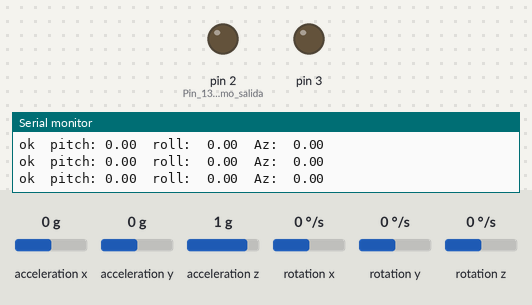
The sketch below on a simulated Arduino Uno, built with avr-gcc and run on an emulated ATmega328P. On the bench: output pins drawn as LEDs (lit = HIGH), the last lines printed to the serial monitor. The test bench sets the inputs (shaded band); at power-on: acceleration z 1 g, rotation x 0 °/s, acceleration x 0 g, acceleration y 0 g, rotation y 0 °/s, rotation z 0 °/s.

Above: at 6.4 s.
6.5 s: acceleration z set to 1.4 g
At 7.2 s:
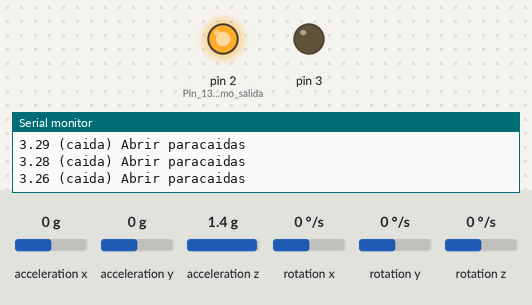
8.0 s: acceleration z set to 1.3 g
At 10.8 s:
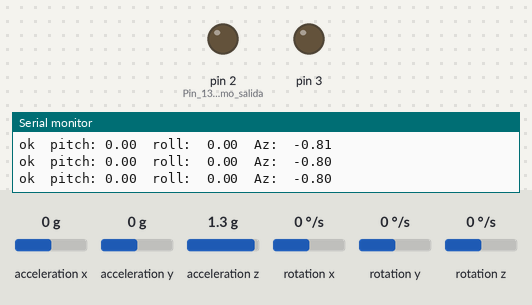
11.0 s: rotation x set to -5 °/s
14.0 s: rotation x set to -8 °/s
At 15.5 s:
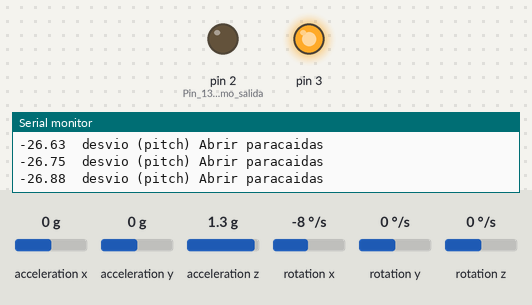
16.1 s: acceleration z set to 1.4 g
At 17.0 s:
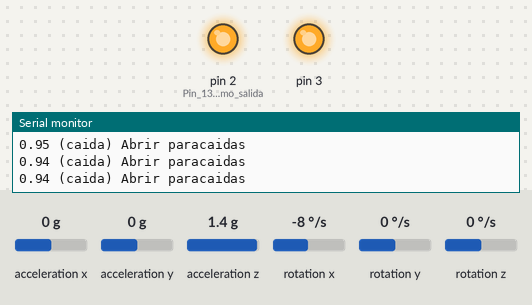
17.6 s: rotation x set to 6 °/s
20.6 s: rotation x set to 9 °/s
At 21.8 s:
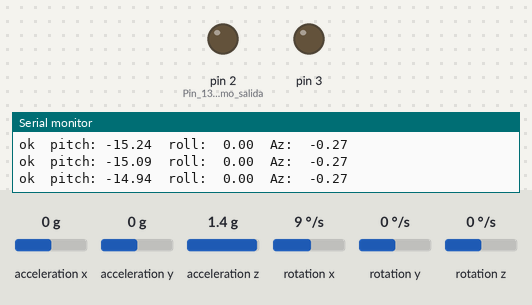
Timing chart, 0 to 27.1 s (numbered marks = the images above; inputs shaded):
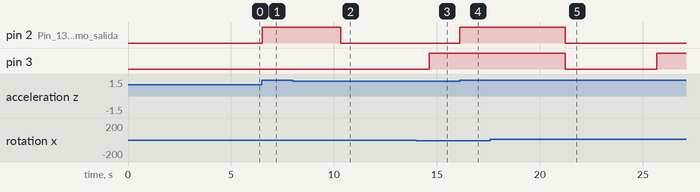

The sketch:

In_Flight_Controler.ino
```cpp
/*
Idea utilizar un sensor de presion para detectar la variación de la presion que
cuandos sea nativa se detecta la caida
*/

#include <Wire.h>
#include <MPU6050.h>

#define MPU6050_ADDR 0x68  // Dirección I2C del MPU6050
#define MAX_RETRIES 5       // Número máximo de intentos
MPU6050 mpu;


float gravityX = 0, gravityY = 0, gravityZ = 9.81; //
unsigned long previousTime = 0;
float azl, axl, ayl = 0;
float gyroXrate, angleX = 0;
float gyroYrate, angleY = 0;
float gyroXOffset = 0;
float gyroYOffset = 0;
float ax, ay, az = 0;
float alpha = 0.996; // Factor de suavizado
int cal;


void calibrateGyro() {
  int numReadings = 1000;
  long gyroXSum = 0;
  long gyroYSum = 0;

  Serial.println("Calibrando giroscopio...");

  for (int i = 0; i < numReadings; i++) {
    int16_t gyroXRaw, gyroYRaw, gyroZRaw;
    mpu.getRotation(&gyroXRaw, &gyroYRaw, &gyroZRaw);

    // Sumar lecturas del giroscopio en X
    gyroXSum += gyroXRaw;
    gyroYSum += gyroYRaw;

    delay(3);  // Pequeño retardo entre lecturas
  }

  // Calcular el promedio de las lecturas
  gyroXOffset = gyroXSum / numReadings;
  gyroYOffset = gyroYSum / numReadings;

  Serial.print("Offset del giroscopio en X: ");
  Serial.println(gyroXOffset);
}


void setup() {

  pinMode(2, OUTPUT);  // Pin 13 como salida
  pinMode(3, OUTPUT);
  Serial.begin(115200);
  Serial.println("Starting...");

  Wire.begin();
  bool connected = false;

    for (int i = 0; i < MAX_RETRIES; i++) {
        Wire.beginTransmission(MPU6050_ADDR);
        if (Wire.endTransmission() == 0) {
            connected = true;
            break; // Salir si está conectado
        }
        delay(100); // Espera un poco antes de reintentar
    }

    if (connected) {
        Serial.println("MPU6050 conectado correctamente");
    } else {
        Serial.println("No se pudo conectar al MPU6050");
        while(1);
    }

  mpu.initialize();

  Serial.println("Don t move calibration is on");
  calibrateGyro();
  cal = mpu.getAccelerationZ();
  Serial.println(cal);
  delay(300);

}

void loop() {

  unsigned long currentTime = millis();
  float deltaTime = (currentTime - previousTime) / 1000.0; // Tiempo entre lecturas en segundos

  int16_t gyroXRaw, gyroYRaw, gyroZRaw;
  int16_t axr, ayr, azr ;


  mpu.getRotation(&gyroXRaw, &gyroYRaw, &gyroZRaw);
  mpu.getAcceleration(&axr, &ayr, &azr);

  // Compensar el offset del giroscopio
  gyroXRaw -= gyroXOffset;
  gyroYRaw -= gyroYOffset;

  // Convertir la lectura cruda del giroscopio a grados/segundo
  gyroXrate = gyroXRaw / 131; // 131.0 para un rango de 250 grados/segundo (predeterminado)
  gyroYrate = gyroYRaw / 131;


  static float angleX = 0, angleY = 0, angleZ = 0;  // Acumulación de ángulos

  // Integrar los valores de giroscopio para obtener los ángulos
  angleX += gyroXrate * deltaTime;
  angleY += gyroYrate * deltaTime;

  // Leer aceleraciones y convertir a metros por segundo cuadrado


  float ax = axr* 9.81 / cal;
  float ay = ayr * 9.81 / cal;
  float az = azr * 9.81 / cal;

  gravityX = alpha * gravityX + (1 - alpha) * ax;
  gravityY = alpha * gravityY + (1 - alpha) * ay;
  gravityZ = alpha * gravityZ + (1 - alpha) * az;

  float vz= vz + (gravityZ-az)*deltaTime;
  float altitude = altitude + vz*deltaTime;


  // Magnitud total de la aceleración

  // Calcular el angulos angulos con la aceleracion
  float gyroAccelX = atan2(ay, sqrt(ax * ax + az * az)) * (180.0 / PI);
  float gyroAccelY = atan2(ax, sqrt(ay * ay + az * az)) * (180.0 / PI);

  //angulos calculados con filtro complementario
  float pitch=  alpha*(pitch + angleX) + (1-alpha)*gyroAccelX;
  float roll=  alpha*(roll + angleY) + (1-alpha)*gyroAccelY;

  //sistema linealizado
  azl = gravityZ -az;
  ayl = ay - gravityY;
  axl = ax - gravityX;

  // Condiciones para abrir paracaídas

  if (azl < -0.9) {
    Serial.print(az - gravityZ);
    Serial.println(" (caida) Abrir paracaidas");
    digitalWrite(2, HIGH);  // Acción a tomar
  }
  else if (abs(pitch) > 20) {
    Serial.print(pitch);Serial.println("  desvio (pitch) Abrir paracaidas");
    digitalWrite(3, HIGH);
  }
  else if (abs(roll) > 20) {
    Serial.print(roll);Serial.println("  desvio (roll) Abrir paracaidas");
    digitalWrite(3, HIGH);
  }
  else {
    digitalWrite(2, LOW);digitalWrite(3, LOW);
    Serial.print("ok  pitch: ");  Serial.print(pitch); Serial.print("  roll:  "); Serial.print(roll);Serial.print("  Az:  ");   Serial.println(gravityZ-az);
  }


  //datos para la interfaz

 /*
 String a =  String(gyroY * PI /180) + "|" + String(roll) + "|" + String(pitch) + "|" +
             String(altitude) + "|" + String(gravityZ) + "|" +
             String(gravityZ - az) + "|" + String(vz) + "|0";
  Serial.println(a);
  */

  // Actualizar el tiempo anterior
  previousTime = currentTime;
  delay(10);  // Esperar el tiempo definido por dt antes de la siguiente lectura

}
```

Measured:
- the behaviour switches between 1.4 and 1.3 g on acceleration z (found by bisection; images 1 and 2)
- the behaviour switches between -6 and -7 °/s on rotation x (found by bisection; images 2 and 3)
- the behaviour switches between 7 and 8 °/s on rotation x (found by bisection; images 4 and 5)
- after the input at 6.5 s, pin 2 (Pin_13_como_salida): LOW → HIGH at once
- after the input at 8.0 s, pin 2 (Pin_13_como_salida): HIGH → LOW after 2.3 s
- after the input at 14.0 s, pin 3: LOW → HIGH after 0.63 s instead of 1.0 s
- after the input at 16.1 s, pin 2 (Pin_13_como_salida): LOW → HIGH at once
- after the input at 20.6 s, pin 2 (Pin_13_como_salida), pin 3: HIGH → LOW after 0.64 s instead of 0.94 s
